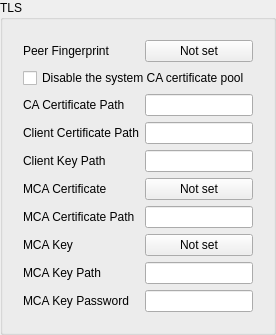
        <widget class="QGroupBox" name="tls_box">
         <property name="title">
          <string>TLS</string>
         </property>
         <layout class="QVBoxLayout" name="tls_box_layout">
          <item>
           <widget class="QWidget" name="tls_box_form_w" native="true">
            <layout class="QFormLayout" name="tls_box_form">
             <item row="0" column="0">
              <widget class="QLabel" name="tls_peer_fingerprint_l">
               <property name="toolTip">
                <string>&lt;html&gt;&lt;head/&gt;&lt;body&gt;&lt;p&gt;Allowed server certificate fingerprints, one per line. Accepts a bare SHA-1 fingerprint or sha1:, sha256: and pin-sha256: values, abbreviated to at least four characters.&lt;/p&gt;&lt;/body&gt;&lt;/html&gt;</string>
               </property>
               <property name="text">
                <string>Peer Fingerprint</string>
               </property>
              </widget>
             </item>
             <item row="0" column="1">
              <widget class="QPushButton" name="tls_peer_fingerprint">
               <property name="text">
                <string>Not set</string>
               </property>
              </widget>
             </item>
             <item row="1" column="0" colspan="2">
              <widget class="QCheckBox" name="tls_system_trust_disabled">
               <property name="toolTip">
                <string>&lt;html&gt;&lt;head/&gt;&lt;body&gt;&lt;p&gt;Use a CA certificate or a peer fingerprint to establish trust when this is enabled.&lt;/p&gt;&lt;/body&gt;&lt;/html&gt;</string>
               </property>
               <property name="text">
                <string>Disable the system CA certificate pool</string>
               </property>
              </widget>
             </item>
             <item row="2" column="0">
              <widget class="QLabel" name="tls_certificate_authority_path_l">
               <property name="toolTip">
                <string>&lt;html&gt;&lt;head/&gt;&lt;body&gt;&lt;p&gt;Conflicts with the inline CA certificate on the main editor.&lt;/p&gt;&lt;/body&gt;&lt;/html&gt;</string>
               </property>
               <property name="text">
                <string>CA Certificate Path</string>
               </property>
              </widget>
             </item>
             <item row="2" column="1">
              <widget class="QLineEdit" name="tls_certificate_authority_path"/>
             </item>
             <item row="3" column="0">
              <widget class="QLabel" name="tls_client_certificate_path_l">
               <property name="toolTip">
                <string>&lt;html&gt;&lt;head/&gt;&lt;body&gt;&lt;p&gt;Conflicts with the inline client certificate on the main editor.&lt;/p&gt;&lt;/body&gt;&lt;/html&gt;</string>
               </property>
               <property name="text">
                <string>Client Certificate Path</string>
               </property>
              </widget>
             </item>
             <item row="3" column="1">
              <widget class="QLineEdit" name="tls_client_certificate_path"/>
             </item>
             <item row="4" column="0">
              <widget class="QLabel" name="tls_client_key_path_l">
               <property name="toolTip">
                <string>&lt;html&gt;&lt;head/&gt;&lt;body&gt;&lt;p&gt;Conflicts with the inline client key on the main editor.&lt;/p&gt;&lt;/body&gt;&lt;/html&gt;</string>
               </property>
               <property name="text">
                <string>Client Key Path</string>
               </property>
              </widget>
             </item>
             <item row="4" column="1">
              <widget class="QLineEdit" name="tls_client_key_path"/>
             </item>
             <item row="5" column="0">
              <widget class="QLabel" name="tls_mca_certificate_l">
               <property name="toolTip">
                <string>&lt;html&gt;&lt;head/&gt;&lt;body&gt;&lt;p&gt;AnyConnect multiple-certificate authentication chain in PEM format. Conflicts with the MCA certificate path.&lt;/p&gt;&lt;/body&gt;&lt;/html&gt;</string>
               </property>
               <property name="text">
                <string>MCA Certificate</string>
               </property>
              </widget>
             </item>
             <item row="5" column="1">
              <widget class="QPushButton" name="tls_mca_certificate">
               <property name="text">
                <string>Not set</string>
               </property>
              </widget>
             </item>
             <item row="6" column="0">
              <widget class="QLabel" name="tls_mca_certificate_path_l">
               <property name="toolTip">
                <string>&lt;html&gt;&lt;head/&gt;&lt;body&gt;&lt;p&gt;Conflicts with the inline MCA certificate.&lt;/p&gt;&lt;/body&gt;&lt;/html&gt;</string>
               </property>
               <property name="text">
                <string>MCA Certificate Path</string>
               </property>
              </widget>
             </item>
             <item row="6" column="1">
              <widget class="QLineEdit" name="tls_mca_certificate_path"/>
             </item>
             <item row="7" column="0">
              <widget class="QLabel" name="tls_mca_key_l">
               <property name="toolTip">
                <string>&lt;html&gt;&lt;head/&gt;&lt;body&gt;&lt;p&gt;AnyConnect multiple-certificate authentication private key in PEM format. Conflicts with the MCA key path.&lt;/p&gt;&lt;/body&gt;&lt;/html&gt;</string>
               </property>
               <property name="text">
                <string>MCA Key</string>
               </property>
              </widget>
             </item>
             <item row="7" column="1">
              <widget class="QPushButton" name="tls_mca_key">
               <property name="text">
                <string>Not set</string>
               </property>
              </widget>
             </item>
             <item row="8" column="0">
              <widget class="QLabel" name="tls_mca_key_path_l">
               <property name="toolTip">
                <string>&lt;html&gt;&lt;head/&gt;&lt;body&gt;&lt;p&gt;Conflicts with the inline MCA key.&lt;/p&gt;&lt;/body&gt;&lt;/html&gt;</string>
               </property>
               <property name="text">
                <string>MCA Key Path</string>
               </property>
              </widget>
             </item>
             <item row="8" column="1">
              <widget class="QLineEdit" name="tls_mca_key_path"/>
             </item>
             <item row="9" column="0">
              <widget class="QLabel" name="tls_mca_key_password_l">
               <property name="toolTip">
                <string>&lt;html&gt;&lt;head/&gt;&lt;body&gt;&lt;p&gt;Password for the encrypted MCA private key.&lt;/p&gt;&lt;/body&gt;&lt;/html&gt;</string>
               </property>
               <property name="text">
                <string>MCA Key Password</string>
               </property>
              </widget>
             </item>
             <item row="9" column="1">
              <widget class="QLineEdit" name="tls_mca_key_password"/>
             </item>
            </layout>
           </widget>
          </item>
         </layout>
        </widget>
